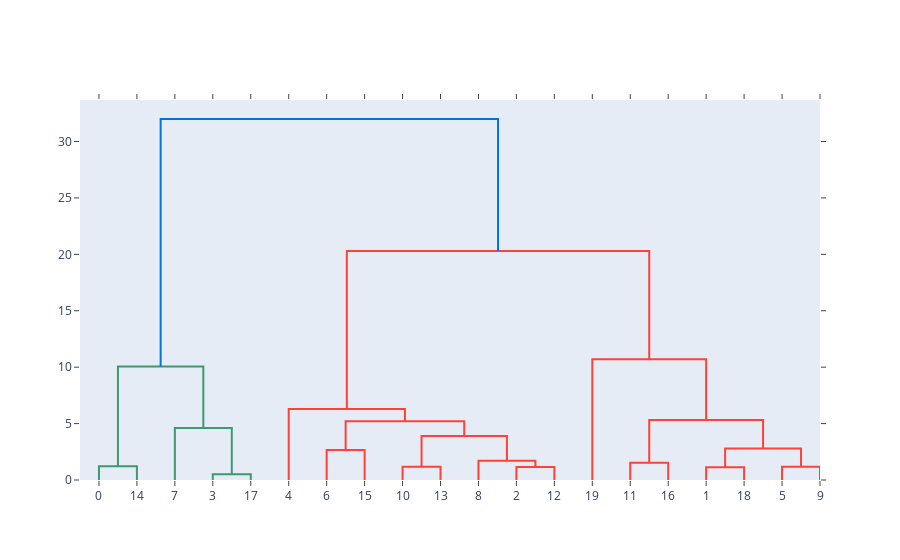

Notebook code cell kept with this figure:
### Code cell
ff.create_dendrogram(df.iloc[:,1:])

### Figure 1 — Plotly figure (JSON) as saved in the notebook; plotly's stock layout.template omitted (floating-point values rounded to 4 significant figures)
{"data": [{"hoverinfo": "text", "marker": {"color": "rgb(61,153,112)"}, "mode": "lines", "type": "scatter", "x": [5, 5, 15, 15], "xaxis": "x", "y": [0, 1.217, 1.217, 0], "yaxis": "y"}, {"hoverinfo": "text", "marker": {"color": "rgb(61,153,112)"}, "mode": "lines", "type": "scatter", "x": [35, 35, 45, 45], "xaxis": "x", "y": [0, 0.5099, 0.5099, 0], "yaxis": "y"}, {"hoverinfo": "text", "marker": {"color": "rgb(61,153,112)"}, "mode": "lines", "type": "scatter", "x": [25, 25, 40, 40], "xaxis": "x", "y": [0, 4.617, 4.617, 0.5099], "yaxis": "y"}, {"hoverinfo": "text", "marker": {"color": "rgb(61,153,112)"}, "mode": "lines", "type": "scatter", "x": [10, 10, 32.5, 32.5], "xaxis": "x", "y": [1.217, 10.06, 10.06, 4.617], "yaxis": "y"}, {"hoverinfo": "text", "marker": {"color": "rgb(255,65,54)"}, "mode": "lines", "type": "scatter", "x": [65, 65, 75, 75], "xaxis": "x", "y": [0, 2.668, 2.668, 0], "yaxis": "y"}, {"hoverinfo": "text", "marker": {"color": "rgb(255,65,54)"}, "mode": "lines", "type": "scatter", "x": [85, 85, 95, 95], "xaxis": "x", "y": [0, 1.18, 1.18, 0], "yaxis": "y"}, {"hoverinfo": "text", "marker": {"color": "rgb(255,65,54)"}, "mode": "lines", "type": "scatter", "x": [115, 115, 125, 125], "xaxis": "x", "y": [0, 1.146, 1.146, 0], "yaxis": "y"}, {"hoverinfo": "text", "marker": {"color": "rgb(255,65,54)"}, "mode": "lines", "type": "scatter", "x": [105, 105, 120, 120], "xaxis": "x", "y": [0, 1.701, 1.701, 1.146], "yaxis": "y"}, {"hoverinfo": "text", "marker": {"color": "rgb(255,65,54)"}, "mode": "lines", "type": "scatter", "x": [90, 90, 112.5, 112.5], "xaxis": "x", "y": [1.18, 3.903, 3.903, 1.701], "yaxis": "y"}, {"hoverinfo": "text", "marker": {"color": "rgb(255,65,54)"}, "mode": "lines", "type": "scatter", "x": [70, 70, 101.2, 101.2], "xaxis": "x", "y": [2.668, 5.201, 5.201, 3.903], "yaxis": "y"}, {"hoverinfo": "text", "marker": {"color": "rgb(255,65,54)"}, "mode": "lines", "type": "scatter", "x": [55, 55, 85.62, 85.62], "xaxis": "x", "y": [0, 6.285, 6.285, 5.201], "yaxis": "y"}, {"hoverinfo": "text", "marker": {"color": "rgb(255,65,54)"}, "mode": "lines", "type": "scatter", "x": [145, 145, 155, 155], "xaxis": "x", "y": [0, 1.526, 1.526, 0], "yaxis": "y"}, {"hoverinfo": "text", "marker": {"color": "rgb(255,65,54)"}, "mode": "lines", "type": "scatter", "x": [165, 165, 175, 175], "xaxis": "x", "y": [0, 1.139, 1.139, 0], "yaxis": "y"}, {"hoverinfo": "text", "marker": {"color": "rgb(255,65,54)"}, "mode": "lines", "type": "scatter", "x": [185, 185, 195, 195], "xaxis": "x", "y": [0, 1.172, 1.172, 0], "yaxis": "y"}, {"hoverinfo": "text", "marker": {"color": "rgb(255,65,54)"}, "mode": "lines", "type": "scatter", "x": [170, 170, 190, 190], "xaxis": "x", "y": [1.139, 2.797, 2.797, 1.172], "yaxis": "y"}, {"hoverinfo": "text", "marker": {"color": "rgb(255,65,54)"}, "mode": "lines", "type": "scatter", "x": [150, 150, 180, 180], "xaxis": "x", "y": [1.526, 5.308, 5.308, 2.797], "yaxis": "y"}, {"hoverinfo": "text", "marker": {"color": "rgb(255,65,54)"}, "mode": "lines", "type": "scatter", "x": [135, 135, 165, 165], "xaxis": "x", "y": [0, 10.69, 10.69, 5.308], "yaxis": "y"}, {"hoverinfo": "text", "marker": {"color": "rgb(255,65,54)"}, "mode": "lines", "type": "scatter", "x": [70.31, 70.31, 150, 150], "xaxis": "x", "y": [6.285, 20.3, 20.3, 10.69], "yaxis": "y"}, {"hoverinfo": "text", "marker": {"color": "rgb(0,116,217)"}, "mode": "lines", "type": "scatter", "x": [21.25, 21.25, 110.2, 110.2], "xaxis": "x", "y": [10.06, 31.99, 31.99, 20.3], "yaxis": "y"}], "layout": {"autosize": false, "height": null, "hovermode": "closest", "showlegend": false, "width": null, "xaxis": {"mirror": "allticks", "rangemode": "tozero", "showgrid": false, "showline": true, "showticklabels": true, "tickmode": "array", "ticks": "outside", "ticktext": ["0", "14", "7", "3", "17", "4", "6", "15", "10", "13", "8", "2", "12", "19", "11", "16", "1", "18", "5", "9"], "tickvals": [5, 15, 25, 35, 45, 55, 65, 75, 85, 95, 105, 115, 125, 135, 145, 155, 165, 175, 185, 195], "type": "linear", "zeroline": false}, "yaxis": {"mirror": "allticks", "rangemode": "tozero", "showgrid": false, "showline": true, "showticklabels": true, "ticks": "outside", "type": "linear", "zeroline": false}}}
